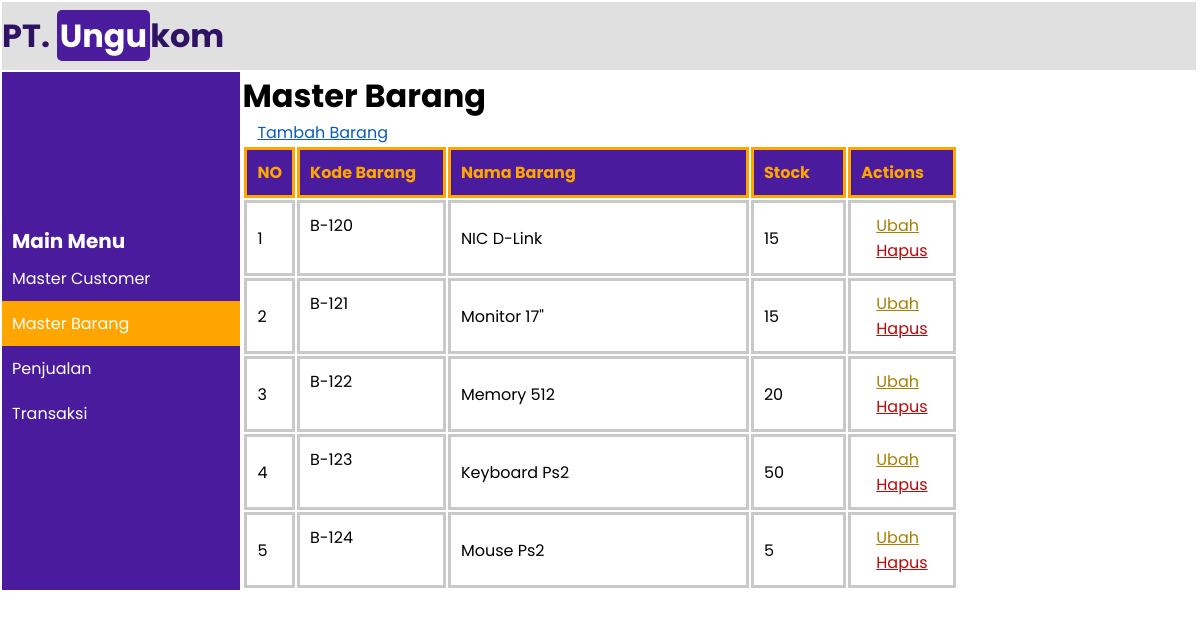
/index.php?page=master_barang, run on the app's committed database.
### tables this page shows
CREATE TABLE `barang` (
  `kdBarang` varchar(5) NOT NULL,
  `nmBarang` varchar(20) NOT NULL,
  `stok` decimal(3,0) NOT NULL
);

### actions.php (called while the page is built, shortened)
<?php
    include "connection.php";
    function querySelect($certainColumns, String $table, String $extra = ""){
        global $conn;
        $column = null;
        if (is_array($certainColumns)) {
            $column = implode(",",array_keys($certainColumns));
        }else{
            $column = $certainColumns;
        }
        $result = mysqli_query($conn, "SELECT $column FROM $table $extra") or die(mysqli_error($conn));
        $rows = [];
        while ($row = mysqli_fetch_array($result)) {
            $rows[] = $row;
        }
        return $rows;
    }
?>

### pages/master_barang/actions/read.php (called while the page is built)
<?php
    include "actions.php";
    $data = querySelect("*","barang");
?>

### pages/master_barang/master_barang.php (the view)
<h1>Master Barang</h1>
<a href="index.php?page=form_tambah_barang" class="btn btn-primary">Tambah Barang</a>
<table class="size-col-3 table_bordered">
    <thead>
        <tr>
            <th width="5%">NO</th>
            <th width="25%">Kode Barang</th>
            <th width="55%">Nama Barang</th>
            <th width="15%">Stock</th>
            <th>Actions</th>
        </tr>
    </thead>
    <tbody>
        <?php
            include "actions/read.php";
            $no = 0;
            foreach ($data as $value):
                $no++;
        ?>
        <tr>
            <td><?= $no?></td>
            <td><?= $value['kdBarang']?></td>
            <td><?= $value['nmBarang']?></td>
            <td><?= $value['stok']?></td>
            <td>
                <a href="index.php?page=form_ubah_barang&kd_barang=<?= $value['kdBarang']?>" class="btn btn-warning">Ubah</a>
                <a href="pages/master_barang/actions/hapus.php?kd_barang=<?= $value['kdBarang']?>" class="btn btn-danger" onclick="return confirm('Apakah anda ingin menghapus data ini?')">Hapus</a>
            </td>
        </tr>
        <?php
            endforeach;
        ?>
    </tbody>
</table>

### style.css (style rules this page uses)
* { margin: 0; padding: 0; font-family: 'Poppins', sans-serif; }
table tr:nth-child(2) td:nth-child(2) { vertical-align:top; text-align:left; }
table { border: none; }
.size-col-3 { width: 75%; }
.table_bordered td { padding: 10px; }
.table_bordered th { padding: 10px; background-color: #4A1B9D; color: orange; border: 3px solid; border-collapse: collapse; }
.table_bordered tr td { border: 3px solid rgb(201, 201, 201); border-collapse: collapse; }
.btn { padding-top: 5px; padding-bottom: 5px; padding-left: 10px; padding-right: 10px; margin-top: 5px; margin-bottom: 5px; margin-left: 5px; margin-right: 5px; }
.btn-primary { color: rgb(9, 92, 187); }
.btn-danger { color: rgb(187, 9, 9); }
.btn-warning { color: rgb(167, 128, 3); }

### data on the page
barang: kdBarang "B-120", nmBarang "NIC D-Link", stok "15"
barang: kdBarang "B-121", nmBarang "Monitor 17\"", stok "15"
barang: kdBarang "B-122", nmBarang "Memory 512", stok "20"
barang: kdBarang "B-123", nmBarang "Keyboard Ps2", stok "50"
barang: kdBarang "B-124", nmBarang "Mouse Ps2", stok "5"
